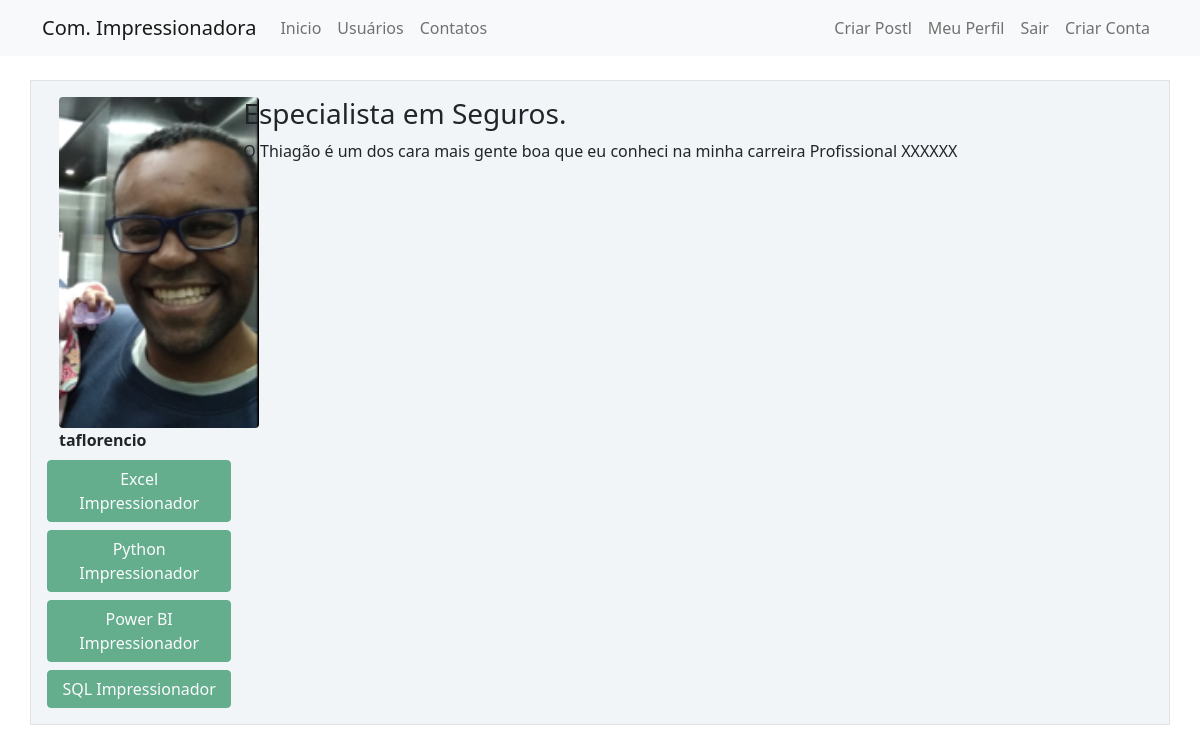
Page /post/7 (signed in) on the committed database.
### comunidadeimpressionadora/models.py (models this page shows)
class Usuario(database.Model, UserMixin):
    id = database.Column(database.Integer, primary_key=True)
    username = database.Column(database.String, nullable=False)
    email = database.Column(database.String, nullable=False, unique=True)
    senha = database.Column(database.String, nullable=False)
    foto_perfil = database.Column(database.String, default='default.jpg')
    posts = database.relationship('Post', backref='autor', lazy=True)
    cursos = database.Column(database.String, nullable=False, default='Não Informado')

class Post(database.Model):
    id = database.Column(database.Integer, primary_key=True)
    titulo = database.Column(database.String, nullable=False)
    corpo = database.Column(database.Text, nullable=False)
    data_criacao = database.Column(database.DateTime, nullable=False, default=datetime.utcnow)
    id_usuario = database.Column(database.Integer, database.ForeignKey('usuario.id'), nullable=False)

### comunidadeimpressionadora/routes.py (the view)
@app.route('/post/<post_id>', methods=['GET', 'POST'])
@login_required
def exibir_post(post_id):
    post = Post.query.get(post_id)
    if current_user == post.autor:
        form = FormCriarPost()
        if request.method == 'GET':
            form.titulo.data = post.titulo
            form.corpo.data = post.corpo
        elif form.validate_on_submit():
            post.titulo = form.titulo.data
            post.corpo = form.corpo.data
            database.session.commit()
            flash('Post atualizado com Sucesso', 'alert-success')
            return redirect(url_for('home'))
    else:
        form = None
    return render_template('post.html', post=post, form=form)

### comunidadeimpressionadora/models.py (called while the page is built)
@login_manager.user_loader
def load_usuario(id_usuario):
    return Usuario.query.get(int(id_usuario))

### comunidadeimpressionadora/templates/post.html (shortened to what this page needs)
{% extends 'base.html' %}
{% block body %}
    <div class="container mt-3">
            <div class="row border mt-4 p-3 meupost">
                <div class="col col-2">
                    <div class="image pe-2"> <img src="{{  url_for('static', filename='fotos_perfil/{}'.format(post.autor.foto_perfil)) }}" class="rounded" width="200"> </div>
                    <strong>{{ post.autor.username }}</strong>
                      {% if 'Não Informado' not in post.autor.cursos %}
                              <div class="row justify-content-center">
                                  {% for curso in post.autor.cursos.split(';') %}
                                        <button type="button" class="btn btn-success mt-2" disabled>{{ curso }}</button>
                                  {% endfor %}
                              </div>
                      {% endif %}
                </div>
                <div class="col col-9">
                    <h3>{{ post.titulo }}</h3>
                    <p>{{ post.corpo }}</p>
                </div>
            </div>
    </div>
{% endblock %}

### comunidadeimpressionadora/static/main.css (style rules this page uses)
.meupost { background: #f2f5f8 !important; }

### rows in the picture
Usuario: foto_perfil (picture), autor.username "taflorencio"
Post: titulo "Especialista em Seguros.", corpo "O Thiagão é um dos cara mais gente boa que eu conheci na minha carreira Profissional XXXXXX"

### other values in the picture
{{ curso }} "Excel Impressionador" "Python Impressionador" "Power BI Impressionador" "SQL Impressionador"
